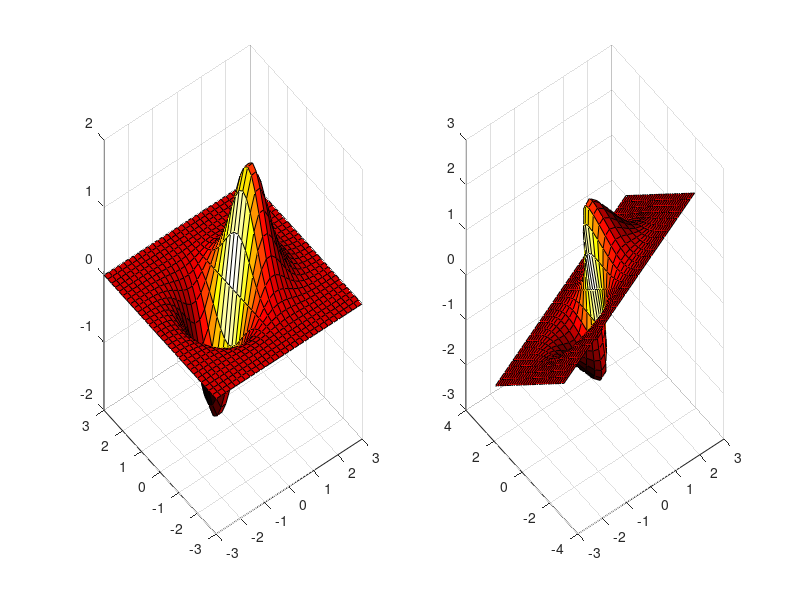

MATLAB code for this plot:
shg;clf;
[X,Y]=meshgrid([-3:.2:3]);
Z=4*X.*exp(-X.^2-Y.^2);
G=gradient(Z);
subplot(1,2,1),surf(X,Y,Z,G)
subplot(1,2,2),h=surf(X,Y,Z,G)
rotate(h,[-2,-2,0],30,[2,2,0]),colormap(hot)
